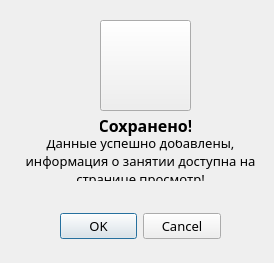
<?xml version="1.0" encoding="UTF-8"?>
<ui version="4.0">
 <class>Dialog</class>
 <widget class="QDialog" name="Dialog">
  <property name="geometry">
   <rect>
    <x>0</x>
    <y>0</y>
    <width>274</width>
    <height>263</height>
   </rect>
  </property>
  <property name="windowTitle">
   <string>Dialog</string>
  </property>
  <widget class="QDialogButtonBox" name="buttonBox">
   <property name="geometry">
    <rect>
     <x>60</x>
     <y>210</y>
     <width>161</width>
     <height>32</height>
    </rect>
   </property>
   <property name="font">
    <font>
     <family>Bahnschrift Light SemiCondensed</family>
     <pointsize>10</pointsize>
    </font>
   </property>
   <property name="orientation">
    <enum>Qt::Horizontal</enum>
   </property>
   <property name="standardButtons">
    <set>QDialogButtonBox::Cancel|QDialogButtonBox::Ok</set>
   </property>
  </widget>
  <widget class="QPushButton" name="pushButton">
   <property name="geometry">
    <rect>
     <x>100</x>
     <y>20</y>
     <width>91</width>
     <height>91</height>
    </rect>
   </property>
   <property name="icon">
    <iconset>
     <normaloff>../../Users/user_1/OneDrive/Спорт/Фото/Иконки/Зеленые/9710688.png</normaloff>../../Users/user_1/OneDrive/Спорт/Фото/Иконки/Зеленые/9710688.png</iconset>
   </property>
   <property name="iconSize">
    <size>
     <width>70</width>
     <height>70</height>
    </size>
   </property>
  </widget>
  <widget class="QLabel" name="label">
   <property name="geometry">
    <rect>
     <x>100</x>
     <y>110</y>
     <width>91</width>
     <height>31</height>
    </rect>
   </property>
   <property name="font">
    <font>
     <family>Bahnschrift Light SemiCondensed</family>
     <pointsize>12</pointsize>
     <weight>75</weight>
     <bold>true</bold>
    </font>
   </property>
   <property name="text">
    <string>Сохранено!</string>
   </property>
   <property name="alignment">
    <set>Qt::AlignCenter</set>
   </property>
  </widget>
  <widget class="QLabel" name="label_2">
   <property name="geometry">
    <rect>
     <x>20</x>
     <y>140</y>
     <width>241</width>
     <height>41</height>
    </rect>
   </property>
   <property name="font">
    <font>
     <family>Bahnschrift Light SemiCondensed</family>
     <pointsize>10</pointsize>
    </font>
   </property>
   <property name="text">
    <string>Данные успешно добавлены, информация о занятии доступна на странице просмотр!</string>
   </property>
   <property name="alignment">
    <set>Qt::AlignCenter</set>
   </property>
   <property name="wordWrap">
    <bool>true</bool>
   </property>
  </widget>
 </widget>
 <resources/>
 <connections>
  <connection>
   <sender>buttonBox</sender>
   <signal>accepted()</signal>
   <receiver>Dialog</receiver>
   <slot>accept()</slot>
   <hints>
    <hint type="sourcelabel">
     <x>248</x>
     <y>254</y>
    </hint>
    <hint type="destinationlabel">
     <x>157</x>
     <y>274</y>
    </hint>
   </hints>
  </connection>
  <connection>
   <sender>buttonBox</sender>
   <signal>rejected()</signal>
   <receiver>Dialog</receiver>
   <slot>reject()</slot>
   <hints>
    <hint type="sourcelabel">
     <x>316</x>
     <y>260</y>
    </hint>
    <hint type="destinationlabel">
     <x>286</x>
     <y>274</y>
    </hint>
   </hints>
  </connection>
 </connections>
</ui>
